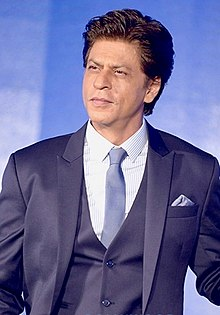
#> input picture Opencv_Course/srk photo.jpg, 220 x 315 px, found by its file name
$ python color_channels.py
#> lines starting #> are read from the running program, lines starting #| are printed output that depends on the picture
import cv2
import numpy as np
img_path=r"C:\Users\salma\OneDrive\Pictures\Camera Roll\srk photo.jpg"

img=cv2.imread(img_path)
#> img is the input picture: shape (315, 220, 3); mean B, G, R 148.3, 104.3, 105.8
cv2.imshow("image",img)

blank_img=np.zeros(img.shape[:2],dtype="uint8")
cv2.imshow("blank image",blank_img)


b,g,r=cv2.split(img)
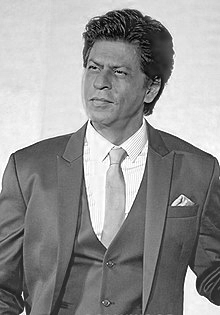
#> b: shape (315, 220); min 0, max 255, mean 148.3
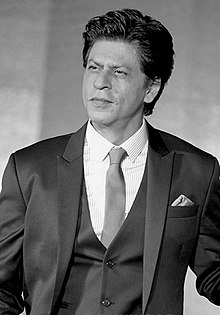
#> g: shape (315, 220); min 0, max 255, mean 104.3
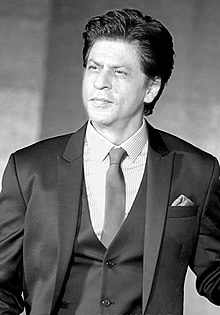
#> r: shape (315, 220); min 0, max 255, mean 105.8

cv2.imshow("Blue",b)
cv2.imshow("greeen",g)
cv2.imshow("red",r)


merged_img=cv2.merge([b,g,r])
cv2.imshow("Merged Image",merged_img)


Blue=cv2.merge([b,blank_img,blank_img])
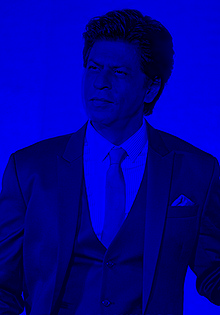
#> Blue: shape (315, 220, 3); mean of channels 0, 1, 2 148.3, 0, 0; drawn as B, G, R

cv2.imshow("Blue_merged",Blue)

Green=cv2.merge([blank_img,g,blank_img])
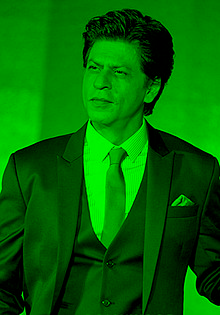
#> Green: shape (315, 220, 3); mean of channels 0, 1, 2 0, 104.3, 0; drawn as B, G, R
cv2.imshow("greeen_merged",Green)


red=cv2.merge([blank_img,blank_img,r])
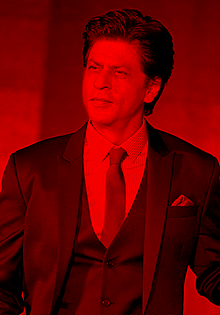
#> red: shape (315, 220, 3); mean of channels 0, 1, 2 0, 0, 105.8; drawn as B, G, R
cv2.imshow("red_merged",red)

cv2.waitKey(0)
cv2.destroyAllWindows()

$ run again, with Opencv_Course/cat.webp saved as Opencv_Course/srk photo.jpg
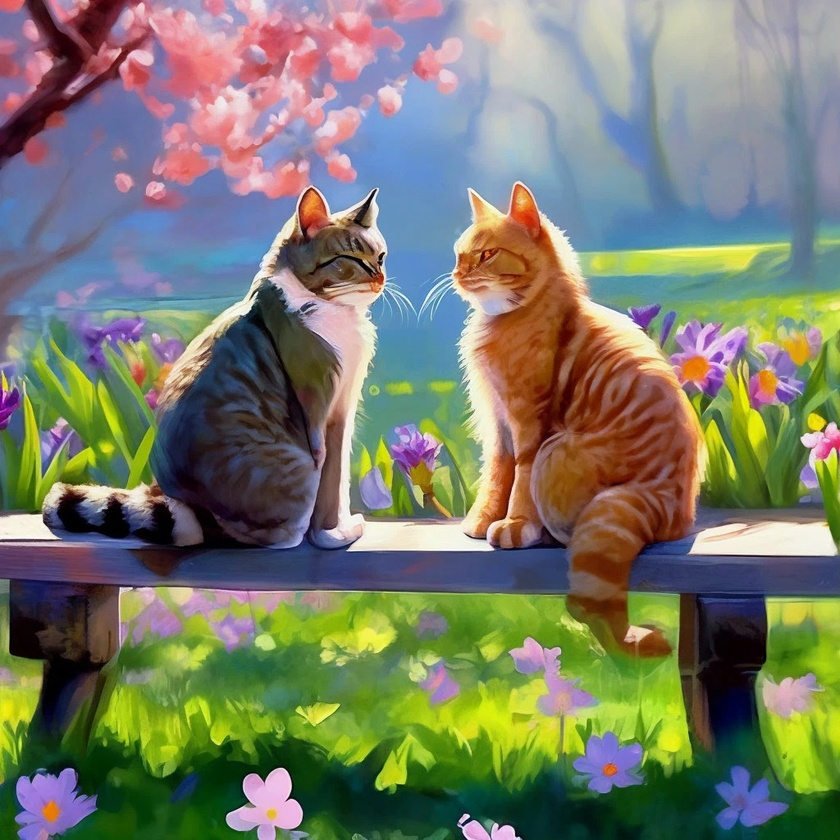
#> input picture Opencv_Course/cat.webp, 840 x 840 px, shrunk from 1024 x 1024 before the run, found by its file name
#> img is the input picture: shape (840, 840, 3); mean B, G, R 106.3, 124.7, 121.3
#> `Green=cv2.merge([blank_img,g,blank_img])`:
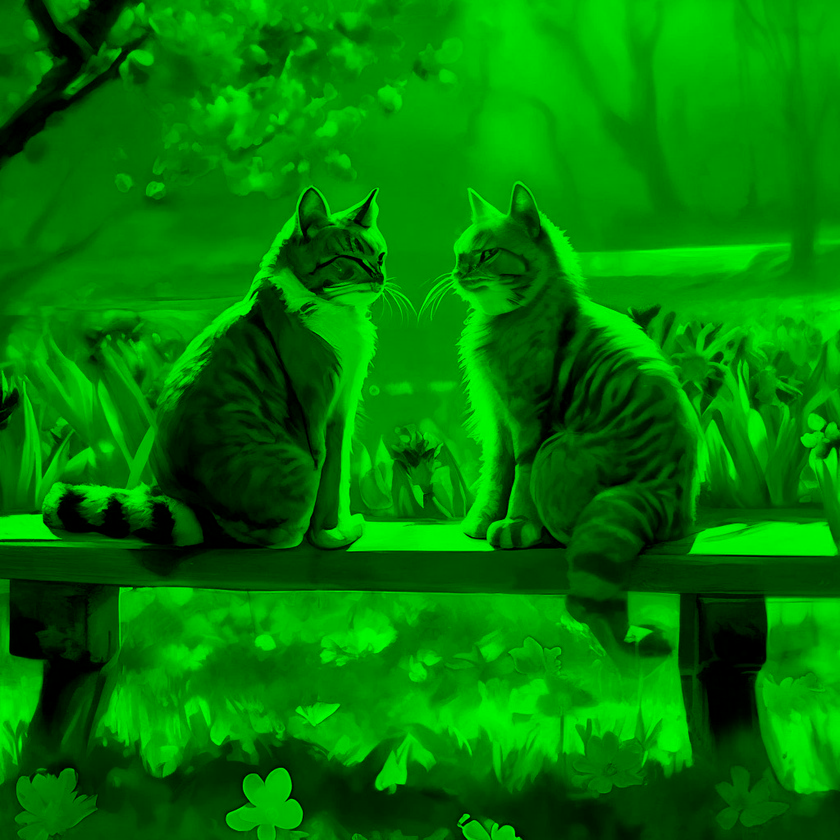
#> Green: shape (840, 840, 3); mean of channels 0, 1, 2 0, 124.7, 0; drawn as B, G, R
#> `red=cv2.merge([blank_img,blank_img,r])`:
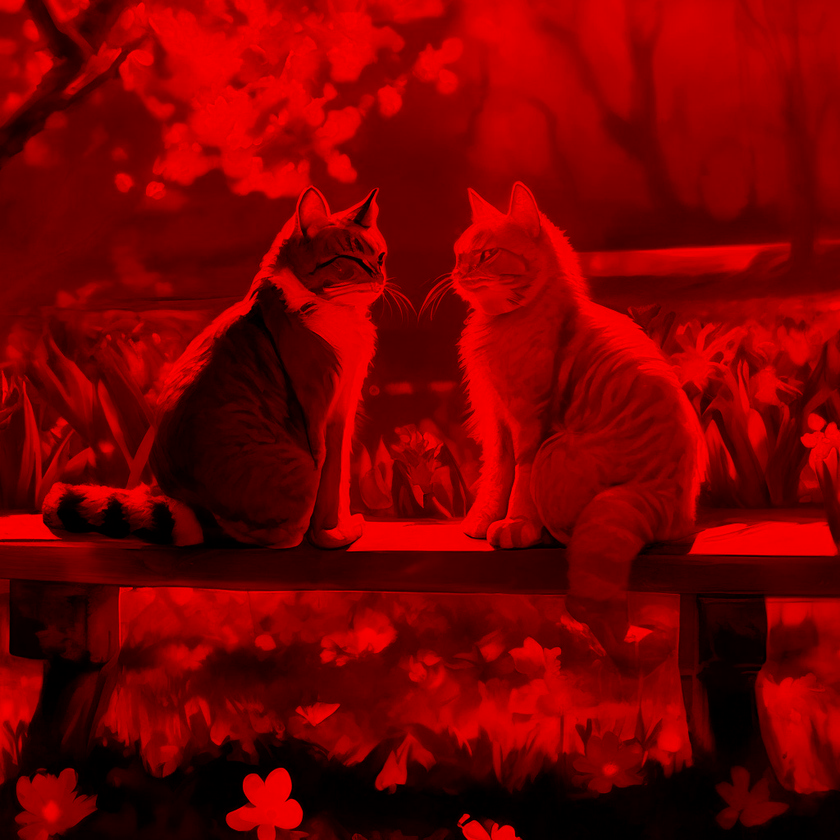
#> red: shape (840, 840, 3); mean of channels 0, 1, 2 0, 0, 121.3; drawn as B, G, R
